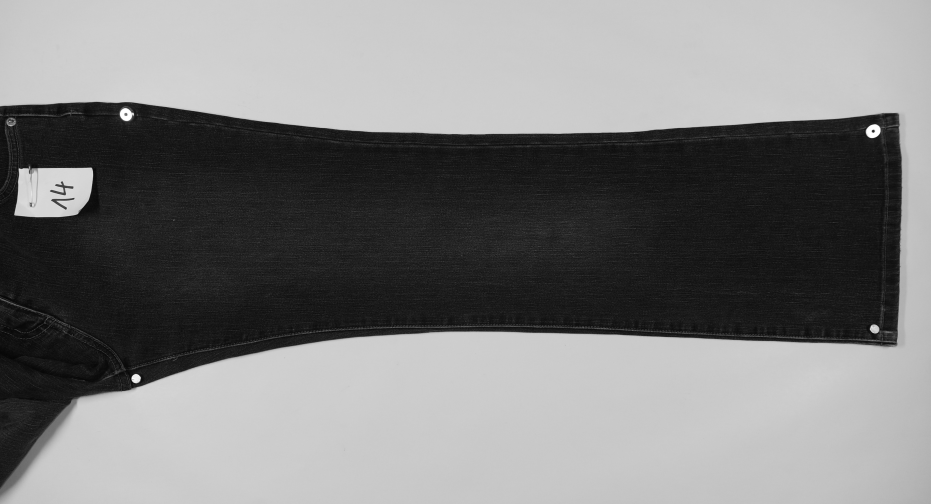
#> input picture 3_Zuschnitt/cropped_Bilder/cropped_undistorted_Hose_14.JPG, 2792 x 1512 px (shown at 1/3 size)
$ python 'KANTEN DXF.py'
#> lines starting #> are read from the running program, lines starting #| are printed output that depends on the picture; after the words box and inside, x2 and y2 are one past the last pixel; in counts of white or black regions, pixels touching at a corner belong together
import cv2
import numpy as np
import os
import glob
import ezdxf

# === EINSTELLUNGEN ===
input_folder = r"E:\HBK\WiSe 24_25_Bachelor\Python 30.05\3_Zuschnitt\cropped_Bilder"
reference_image_name = "cropped_undistorted_reference.JPG"
scale_file = r"E:\HBK\WiSe 24_25_Bachelor\Python 30.05\4_Maßstab\scale_data.npz"
output_folder = r"E:\HBK\WiSe 24_25_Bachelor\Python 30.05\5_Canny\dxf_output"
preview_out_dir = r"E:\HBK\WiSe 24_25_Bachelor\Python 30.05\5_Canny\preview_output"

os.makedirs(output_folder, exist_ok=True)
os.makedirs(preview_out_dir, exist_ok=True)

# === Maßstab laden ===
scale_data = np.load(scale_file)
#> (reads 4_Maßstab/scale_data.npz from the repository)
px_per_mm = float(scale_data["px_per_mm_avg"])
scale = 1 / px_per_mm
print(f"📏 Maßstab geladen: {scale:.4f} mm/px")

# === Bildliste vorbereiten ===
image_files = []
for ext in ("*.jpg", "*.JPG", "*.jpeg", "*.JPEG", "*.png"):
    image_files.extend(glob.glob(os.path.join(input_folder, ext)))
#> pass 2 of the loop `for ext in ("*.jpg", "*.JPG", "*.jpeg", "*.JPEG", "*.png"):`:
#> pass 3 of the loop `for ext in ("*.jpg", "*.JPG", "*.jpeg", "*.JPEG", "*.png"):`:
#> the loop made 5 passes; the first 3 are shown
image_files = [f for f in image_files if os.path.basename(f) != reference_image_name]

if not image_files:
    print("❌ Keine verarbeitbaren Bilder gefunden.")
    exit()

# === Verarbeitung ===
for img_path in image_files:
    fname = os.path.basename(img_path)

    # === Skip wenn DXF schon existiert ===
    dxf_path = os.path.join(output_folder, os.path.splitext(fname)[0] + ".dxf")
    if os.path.exists(dxf_path):
        print(f"⏭️ Überspringe '{fname}' – DXF bereits vorhanden.")
        continue

    print(f"\n🔄 Verarbeite: {fname}")
    img = cv2.imread(img_path)
#> img is the input picture: shape (1512, 2792, 3); min 0, max 255, mean 125.3
    if img is None:
        print(f"❌ Bild nicht lesbar: {fname}")
        continue

    # === Kontur erkennen ===
    lab = cv2.cvtColor(img, cv2.COLOR_BGR2LAB)
#> lab: shape (1512, 2792, 3); mean of channels 0, 1, 2 127.6, 128, 128
    l = lab[:, :, 0]
    blurred = cv2.GaussianBlur(l, (7, 7), 0)
    _, bin_img = cv2.threshold(blurred, 0, 255, cv2.THRESH_BINARY_INV + cv2.THRESH_OTSU)
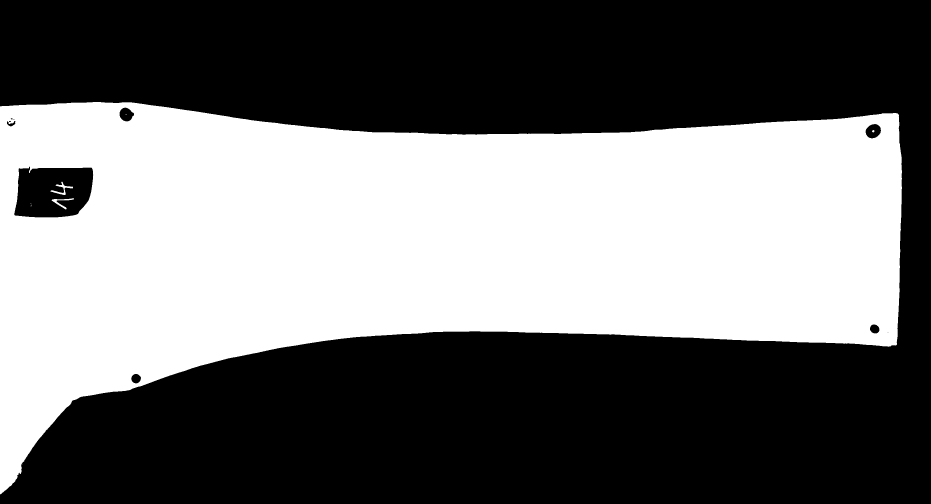
#> bin_img: shape (1512, 2792) (shown at 1/3 size); 43.9% white; 8 white regions (4 under 20 px), largest, box (x1, y1, x2, y2) and area: (0, 306, 2706, 1483) 1850585, (151, 545, 219, 585) 618, (155, 595, 222, 628) 504, (2616, 390, 2623, 397) 38
    kernel = cv2.getStructuringElement(cv2.MORPH_ELLIPSE, (5, 5))
    closed = cv2.morphologyEx(bin_img, cv2.MORPH_CLOSE, kernel)
#> closed: shape (1512, 2792); 43.9% white; 8 white regions (4 under 20 px)
    contours, _ = cv2.findContours(closed, cv2.RETR_EXTERNAL, cv2.CHAIN_APPROX_SIMPLE)
#> contours = 2 contours, 1 with area under 20; largest, box (x1, y1, x2, y2) and area: (0, 306, 2706, 1483) 1882263

    if not contours:
        print("⚠️ Keine Konturen erkannt.")
        continue

    largest = max(contours, key=cv2.contourArea)
#> largest = contour of 1151 points, box (x1, y1, x2, y2) (0, 306, 2706, 1483), area 1882263
    if len(largest) < 3:
        print("⚠️ Kontur zu klein.")
        continue

    contour_points = [pt[0] for pt in largest]
#> contour_points = 1151 pairs, first value 0 to 2705, second value 306 to 1482
    preview = img.copy()
    cv2.drawContours(preview, [largest], -1, (0, 255, 0), 2)

    # === Interaktive Ansicht ===
    zoom = 1.0
    offset_x, offset_y = 0, 0
    is_panning = False
    pan_start = (0, 0)
    click_positions = []

    def draw_preview():
        global preview_display
        resized = cv2.resize(preview, None, fx=zoom, fy=zoom, interpolation=cv2.INTER_LINEAR)
        h, w = resized.shape[:2]
#> h = 1512; w = 2792
        canvas = np.ones((800, 1200, 3), dtype=np.uint8) * 255

        y1 = max(0, offset_y)
        x1 = max(0, offset_x)
        y2 = min(800, offset_y + h)
#> y2 = 800
        x2 = min(1200, offset_x + w)
#> x2 = 1200

        y1_img = max(0, -offset_y)
        x1_img = max(0, -offset_x)
        y2_img = y1_img + (y2 - y1)
#> y2_img = 800
        x2_img = x1_img + (x2 - x1)
#> x2_img = 1200

        canvas[y1:y2, x1:x2] = resized[y1_img:y2_img, x1_img:x2_img]
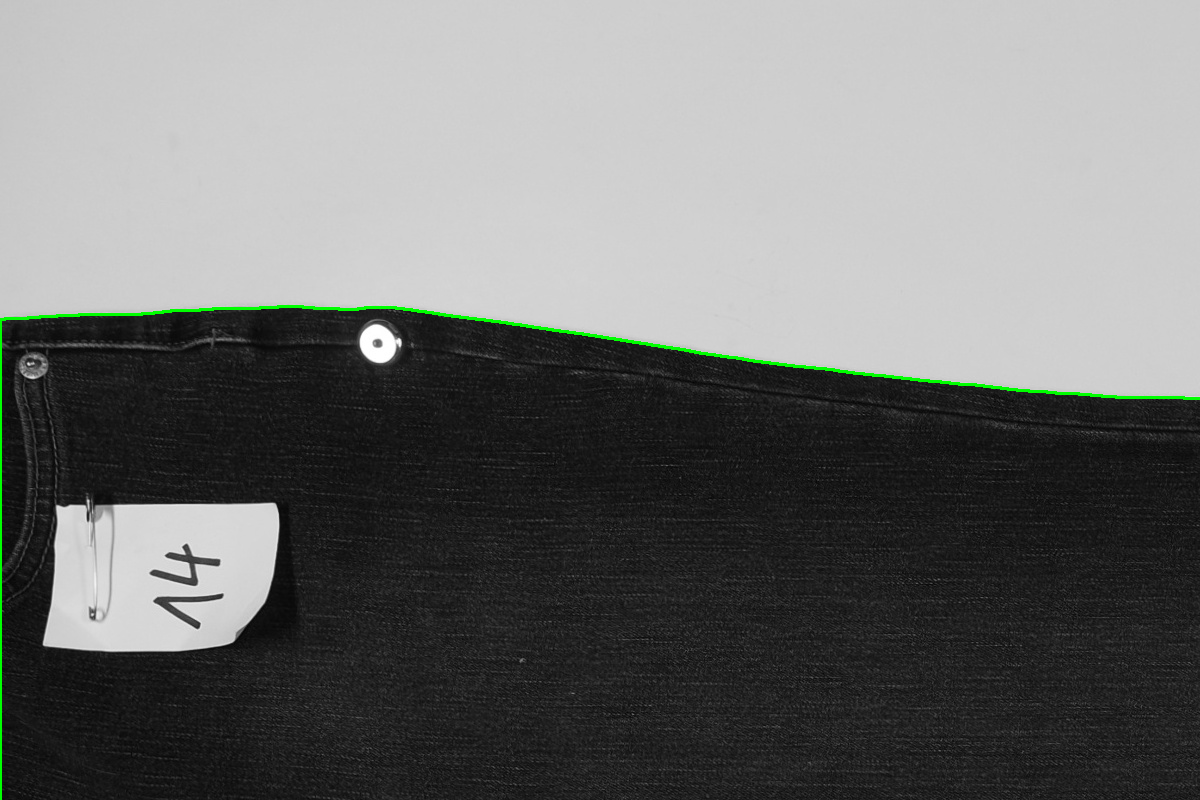
#> canvas: shape (800, 1200, 3); mean B, G, R 110.9, 112.1, 110.9
        preview_display = canvas.copy()

        for pt in click_positions:
            x_disp = int(pt[0] * zoom + offset_x)
            y_disp = int(pt[1] * zoom + offset_y)
            cv2.circle(preview_display, (x_disp, y_disp), 6, (0, 0, 255), -1)

        cv2.putText(preview_display, fname, (20, 40),
                    cv2.FONT_HERSHEY_SIMPLEX, 1, (0, 0, 0), 2)
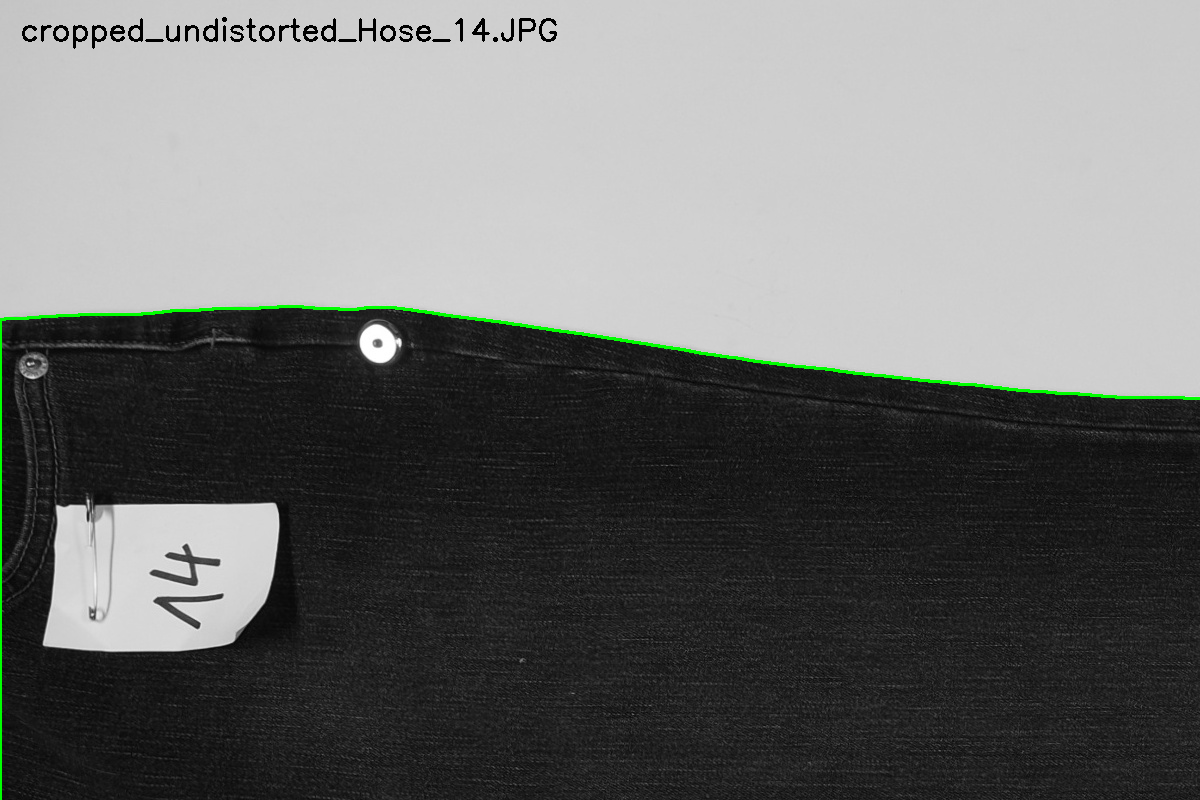
#> preview_display: shape (800, 1200, 3); 0.38% of pixels changed, all inside (x1, y1, x2, y2) = (22, 17, 557, 49)

    # [35 lines left out: function mouse_callback, not called in this run]

    cv2.namedWindow("Teilen: 2 Punkte klicken – ESC zum Abbrechen", cv2.WINDOW_NORMAL)
    cv2.resizeWindow("Teilen: 2 Punkte klicken – ESC zum Abbrechen", 1200, 800)
    cv2.setMouseCallback("Teilen: 2 Punkte klicken – ESC zum Abbrechen", mouse_callback)

    print("🖱️ Links: 2 Punkte klicken | Rechtsklick: verschieben | Mausrad: zoom | Taste 'y': bestätigen")
    draw_preview()
    while True:
        cv2.imshow("Teilen: 2 Punkte klicken – ESC zum Abbrechen", preview_display)
        key = cv2.waitKey(20)
#> (key Esc is pressed here)
        if key == ord('y') and len(click_positions) == 2:
            break
        elif key == 27:
            print("❌ Abgebrochen.")
            click_positions = []
            break
    cv2.destroyAllWindows()

    def find_closest_index(p):
        return min(range(len(contour_points)),
                   key=lambda i: np.hypot(p[0] - contour_points[i][0], p[1] - contour_points[i][1]))

    if len(click_positions) == 2:
        i1 = find_closest_index(click_positions[0])
        i2 = find_closest_index(click_positions[1])
        print(f"✂️ Schneide bei Index {i1} und {i2}")

        if i1 < i2:
            part_1 = contour_points[i1:i2 + 1]
            part_2 = contour_points[i2:] + contour_points[:i1 + 1]
        else:
            part_1 = contour_points[i1:] + contour_points[:i2 + 1]
            part_2 = contour_points[i2:i1 + 1]

        dxf = ezdxf.new(setup=True)
        msp = dxf.modelspace()

        # [4 lines left out: function export_scaled, not called in this run]

        export_scaled(part_1)
        export_scaled(part_2)
    else:
        dxf = ezdxf.new(setup=True)
        msp = dxf.modelspace()
        scaled = [(x * scale, y * scale) for x, y in contour_points]
#> scaled = 1151 pairs, first value 0 to 924.5, second value 104.6 to 506.5
        msp.add_lwpolyline(scaled, close=True)

    dxf.saveas(dxf_path)
    print(f"✅ DXF gespeichert: {dxf_path}")

    # === Vorschau-Bild mit nur Hauptkontur speichern ===
    preview_image = img.copy()
    cv2.drawContours(preview_image, [np.array(contour_points)], -1, (0, 255, 0), 2)
    out_jpg = os.path.join(preview_out_dir, os.path.splitext(fname)[0] + "_preview.jpg")
    cv2.imwrite(out_jpg, preview_image)
    print(f"🖼️ Vorschau gespeichert: {out_jpg}")
#> pass 2 of the loop `for img_path in image_files:`:
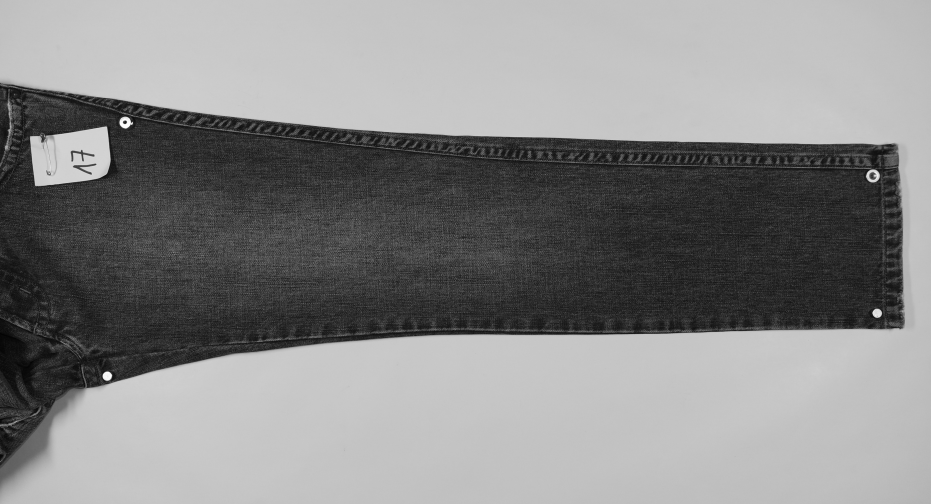
#> input picture 3_Zuschnitt/cropped_Bilder/cropped_undistorted_Hose_17.JPG, 2792 x 1512 px (shown at 1/3 size)
#> img is the input picture: shape (1512, 2792, 3); min 0, max 255, mean 135
#> lab: shape (1512, 2792, 3); mean of channels 0, 1, 2 139.5, 128, 128
#> `_, bin_img = cv2.threshold(blurred, 0, 255, cv2.THRESH_BINARY_INV + cv..`:
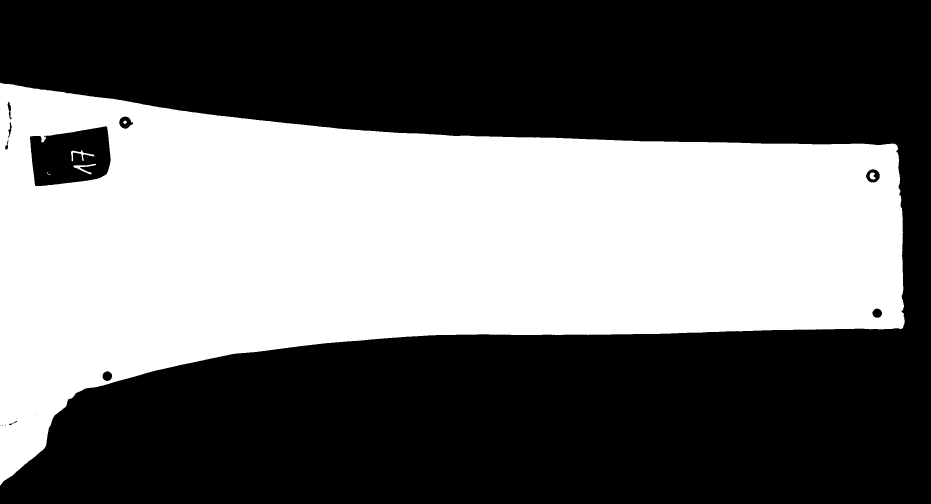
#> bin_img: shape (1512, 2792) (shown at 1/3 size); 42.2% white; 6 white regions, box (x1, y1, x2, y2) and area: (0, 248, 2714, 1456) 1779254, (220, 491, 288, 523) 588, (213, 451, 283, 484) 585, (2609, 517, 2627, 539) 264, (370, 362, 380, 372) 76, (141, 517, 151, 525) 24
#> kernel = [[0, 0, 1, 0, 0], [1, 1, 1, 1, 1], [1, 1, 1, 1, 1], [1, 1, 1, 1, 1], [0, 0, 1, 0, 0]]
#> closed: shape (1512, 2792); 42.2% white; 6 white regions
#> contours = 1 contour; box (x1, y1, x2, y2) and area: (0, 248, 2714, 1456) 1814190
#> largest = contour of 1167 points, box (x1, y1, x2, y2) (0, 248, 2714, 1456), area 1814190
#> contour_points = 1167 pairs, first value 0 to 2713, second value 248 to 1455
#> in draw_preview (call 2), `cv2.putText(preview_display, fname, (20, 40), cv2.FONT_HERSHEY_SIMPLEX..`:
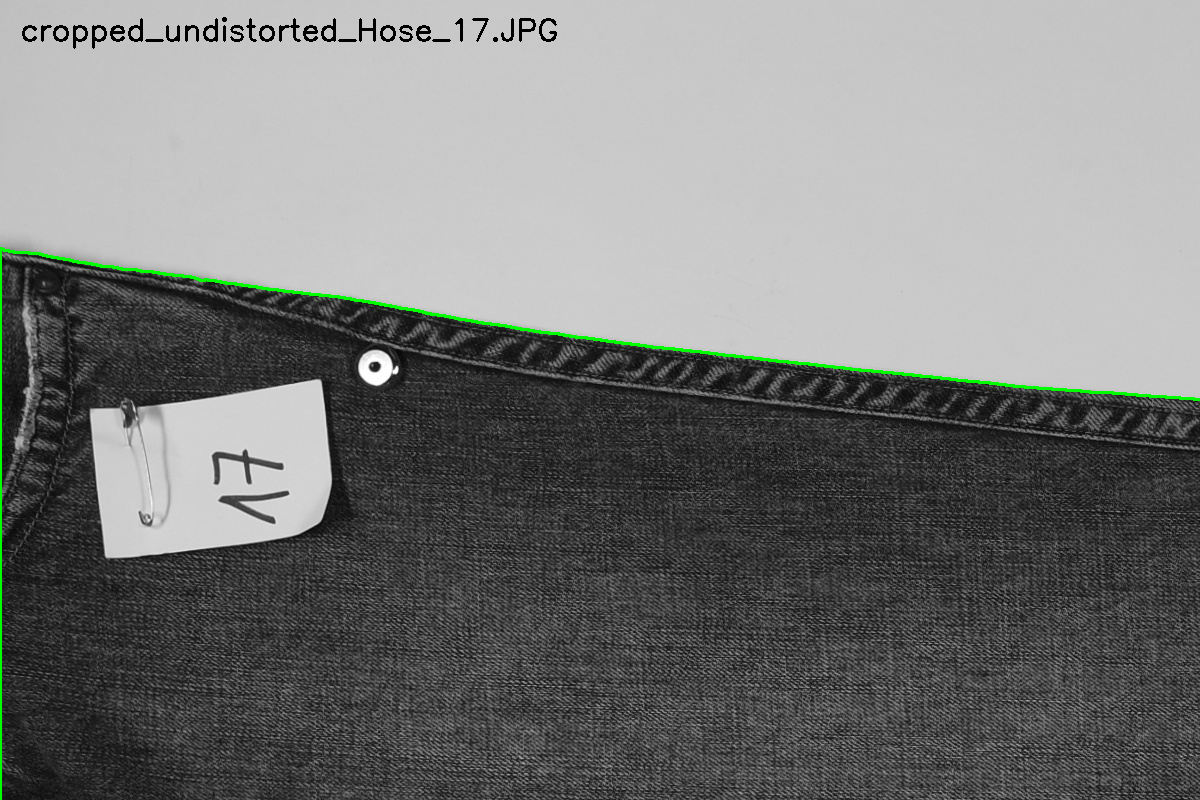
#> preview_display: shape (800, 1200, 3); mean B, G, R 120.7, 122, 120.7
#> (key Enter is pressed here)
#> scaled = 1167 pairs, first value 0 to 927.2, second value 84.76 to 497.3
#> pass 3 of the loop `for img_path in image_files:`:
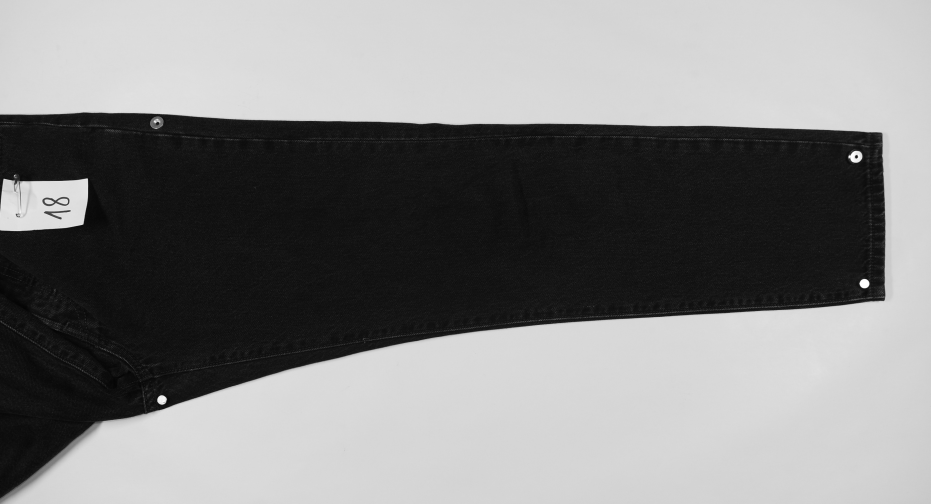
#> input picture 3_Zuschnitt/cropped_Bilder/cropped_undistorted_Hose_18.JPG, 2792 x 1512 px (shown at 1/3 size)
#> img is the input picture: shape (1512, 2792, 3); min 0, max 255, mean 130.8
#> lab: shape (1512, 2792, 3); mean of channels 0, 1, 2 131.8, 128, 128
#> `_, bin_img = cv2.threshold(blurred, 0, 255, cv2.THRESH_BINARY_INV + cv..`:
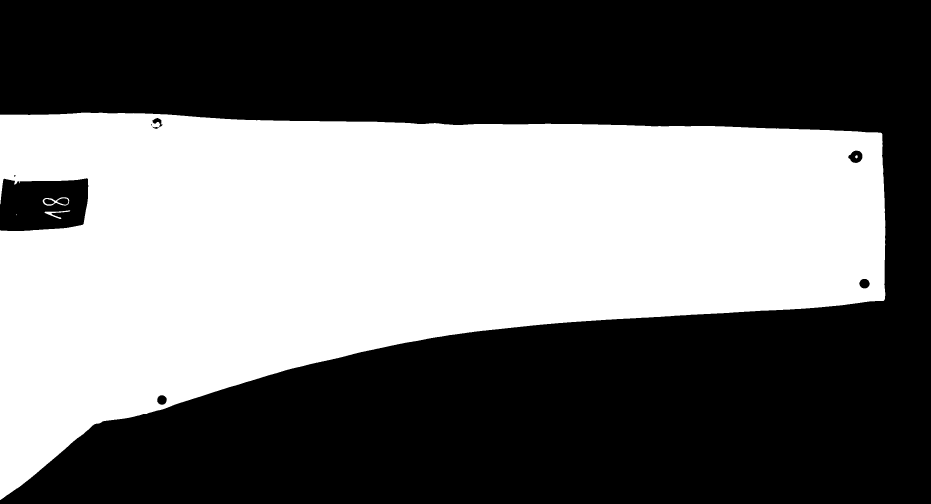
#> bin_img: shape (1512, 2792) (shown at 1/3 size); 43.3% white; 5 white regions (1 under 20 px), largest, box (x1, y1, x2, y2) and area: (0, 338, 2656, 1500) 1825876, (128, 592, 208, 617) 648, (134, 631, 211, 657) 499, (2565, 466, 2573, 475) 55
#> closed: shape (1512, 2792); 43.3% white; 5 white regions (1 under 20 px)
#> contours = 4 contours, 1 with area under 20; largest, box (x1, y1, x2, y2) and area: (0, 338, 2656, 1500) 1824984, (128, 592, 208, 617) 1374, (134, 631, 211, 657) 396
#> largest = contour of 1286 points, box (x1, y1, x2, y2) (0, 338, 2656, 1500), area 1824984
#> contour_points = 1286 pairs, first value 0 to 2655, second value 338 to 1499
#> in draw_preview (call 3), `cv2.putText(preview_display, fname, (20, 40), cv2.FONT_HERSHEY_SIMPLEX..`:
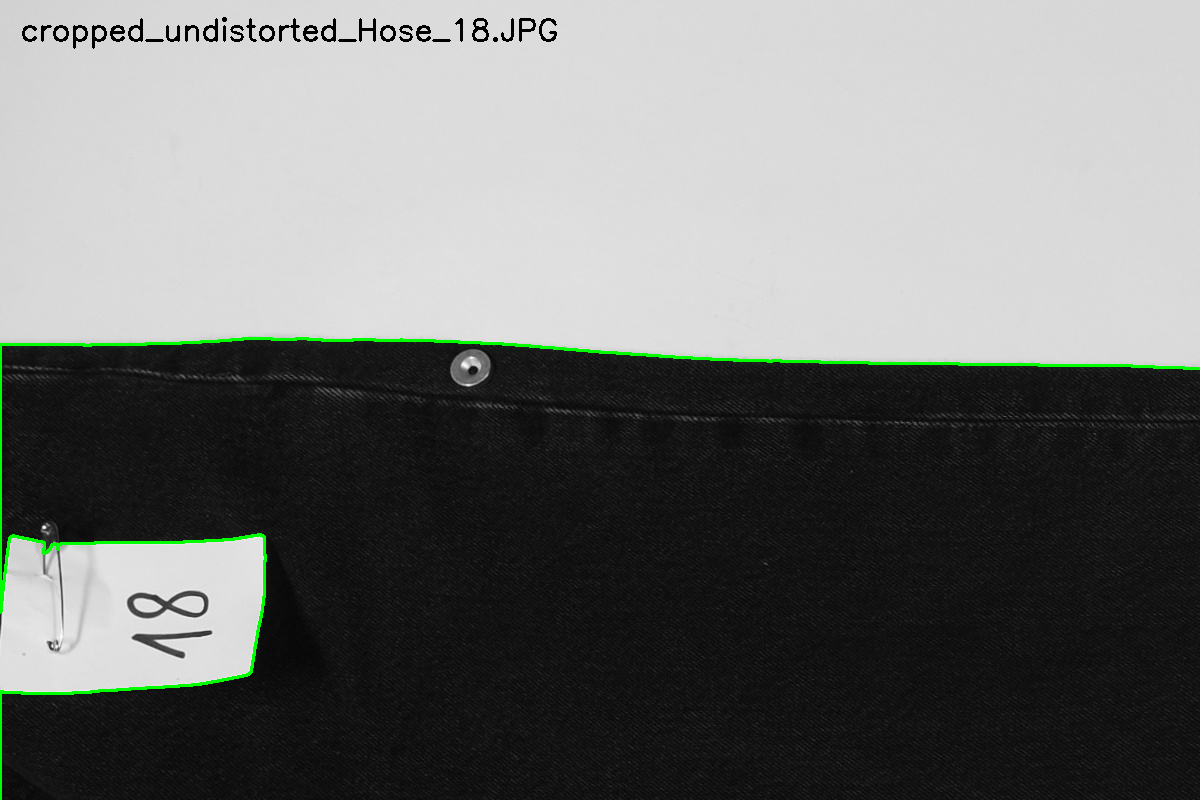
#> preview_display: shape (800, 1200, 3); mean B, G, R 113.3, 115.1, 113.3
#> scaled = 1286 pairs, first value 0 to 907.4, second value 115.5 to 512.3
#> the loop made 6 passes; the first 3 are shown
